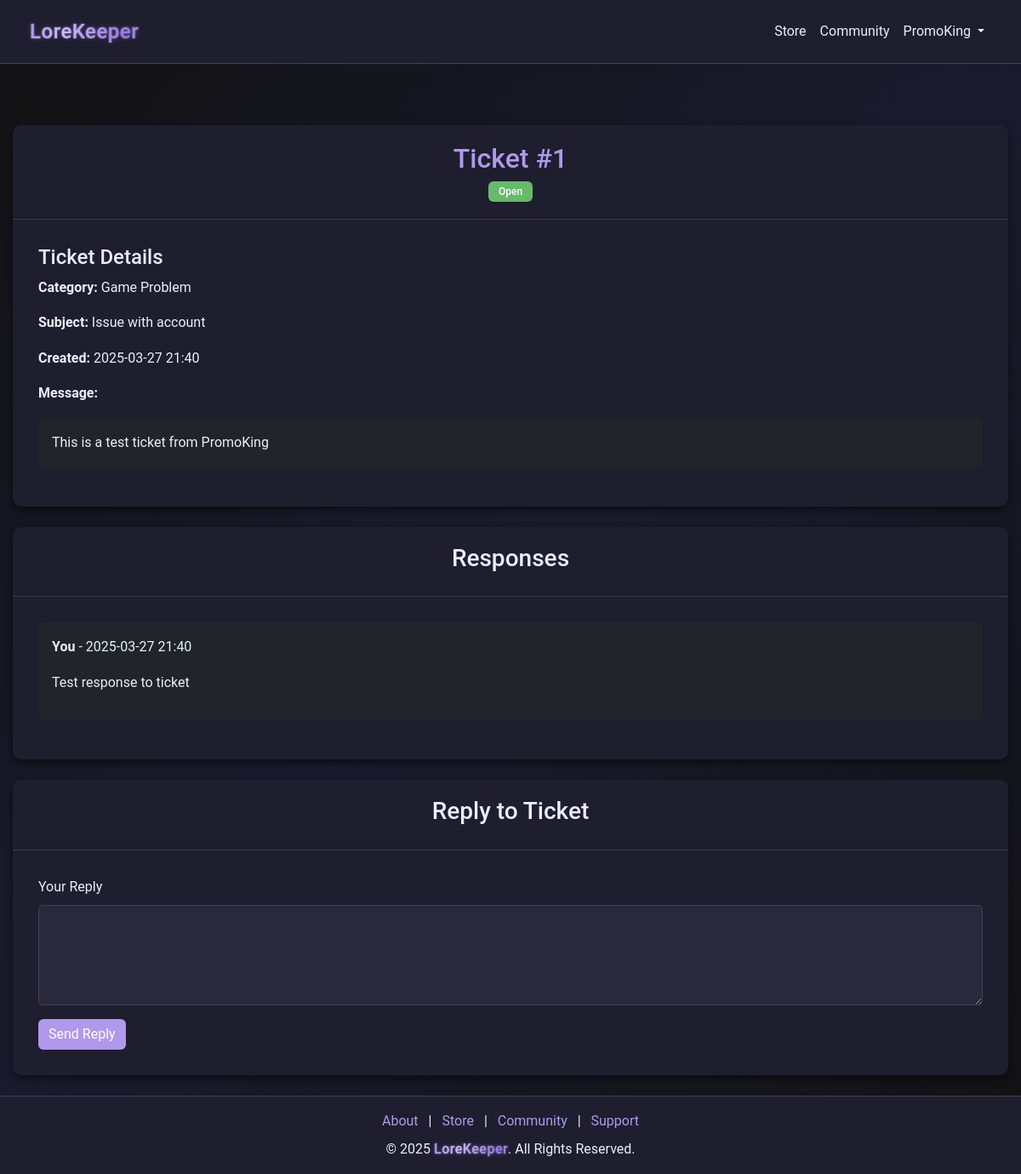
/support/reply_ticket/1 (signed in), run on an earlier commit of the app's database.
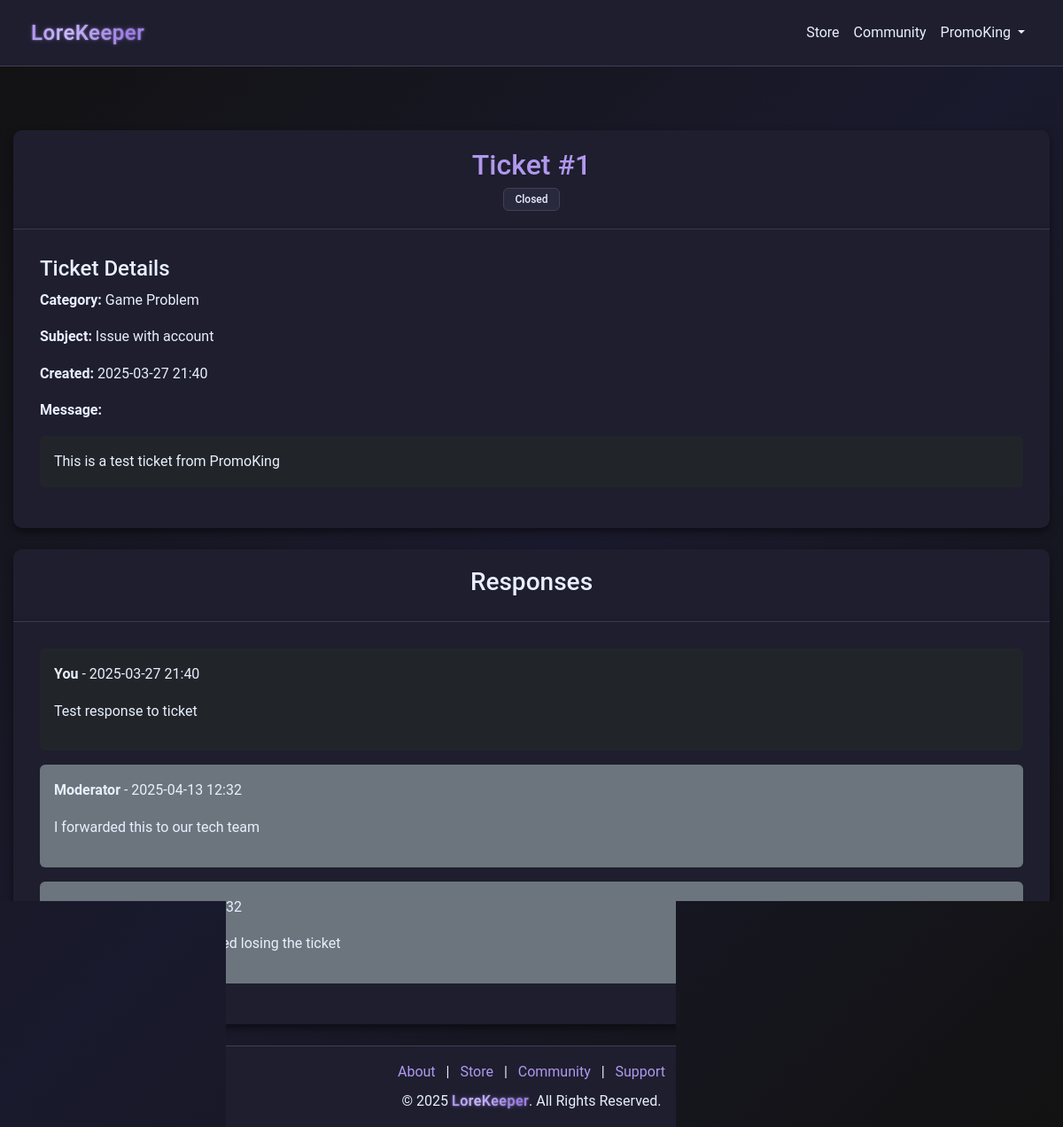
And on a later commit of the database.
### models.py (models this page shows)
class SupportTicket(db.Model):
    __tablename__ = "support_tickets"
    id = db.Column(db.Integer, primary_key=True)
    user_id = db.Column(db.Integer, db.ForeignKey("users.id"), nullable=False)
    category = db.Column(db.String(100), nullable=False)
    subject = db.Column(db.String(100), nullable=False)
    message = db.Column(db.Text, nullable=False)
    status = db.Column(db.String(20), default="Open", index=True)
    created_at = db.Column(db.DateTime, default=datetime.utcnow)
    responses = db.relationship(
        "SupportTicketResponse",
        back_populates="ticket",
        lazy="dynamic",
        cascade="all, delete-orphan",
    )
    user = db.relationship("User", back_populates="tickets")

class SupportTicketResponse(db.Model):
    __tablename__ = "support_ticket_responses"
    id = db.Column(db.Integer, primary_key=True)
    ticket_id = db.Column(
        db.Integer, db.ForeignKey("support_tickets.id"), nullable=False
    )
    responder_id = db.Column(db.Integer, db.ForeignKey("users.id"), nullable=False)
    response = db.Column(db.Text, nullable=False)
    created_at = db.Column(db.DateTime, default=datetime.utcnow)
    is_user = db.Column(db.Boolean, default=False)
    ticket = db.relationship("SupportTicket", back_populates="responses")
    responder = db.relationship("User", back_populates="responses")

### app.py (the view, shortened to what this page needs)
@app.route("/support/reply_ticket/<int:ticket_id>", methods=["GET", "POST"])
def user_reply_ticket(ticket_id):
    if not session.get("user_id"):
        flash("Please log in to reply to a support ticket", "warning")
        return redirect(url_for("login"))
    ticket = SupportTicket.query.get_or_404(ticket_id)
    if ticket.user_id != session.get("user_id"):
        flash("You don't have permission to view this ticket", "danger")
        return redirect(url_for("support"))
    responses = ticket.responses.all()
    return render_template("user_reply_ticket.html", ticket=ticket, responses=responses)

### app.py (called while the page is built)
@app.after_request
def add_header(response):
    response.headers["Cache-Control"] = "no-store"
    return response

@app.before_request
def before_request():
    try:
        if session.get("user_id"):
            session.permanent = True
        else:
            getCookie()
    except Exception:
        session.clear()

### templates/user_reply_ticket.html
{% extends "nav_footer_template.html" %} {% block content %}
<div class="container mt-5">
  <div class="card mb-4">
    <div class="card-header">
      <h2>Ticket #{{ ticket.id }}</h2>
      <span
        class="badge {% if ticket.status == 'Open' %}bg-success{% else %}bg-secondary{% endif %}"
      >
        {{ ticket.status }}
      </span>
    </div>
    <div class="card-body">
      <div class="row">
        <div class="col-md-12">
          <h4>Ticket Details</h4>
          <p><strong>Category:</strong> {{ ticket.category }}</p>
          <p><strong>Subject:</strong> {{ ticket.subject }}</p>
          <p>
            <strong>Created:</strong> {{ ticket.created_at.strftime('%Y-%m-%d
            %H:%M') }}
          </p>
          <p><strong>Message:</strong></p>
          <div class="p-3 bg-dark rounded mb-3">{{ ticket.message }}</div>
        </div>
      </div>
    </div>
  </div>
  {% if ticket.responses %}
  <div class="card mb-4">
    <div class="card-header">
      <h3>Responses</h3>
    </div>
    <div class="card-body">
      {% for response in ticket.responses %}
      <div
        class="mb-3 p-3 {% if response.is_user %}bg-dark{% else %}bg-secondary{% endif %} rounded"
      >
        <p>
          <strong>{{ 'You' if response.is_user else 'Moderator' }}</strong> - {{
          response.created_at.strftime('%Y-%m-%d %H:%M') }}
        </p>
        <p>{{ response.response }}</p>
      </div>
      {% endfor %}
    </div>
  </div>
  {% endif %}
  {% if ticket.status != 'Closed' %}
  <div class="card mb-4">
    <div class="card-header">
      <h3>Reply to Ticket</h3>
    </div>
    <div class="card-body">
      <form
        method="POST"
        action="{{ url_for('user_reply_ticket', ticket_id=ticket.id) }}"
      >
        <div class="mb-3">
          <label for="response" class="form-label">Your Reply</label>
          <textarea
            class="form-control"
            id="response"
            name="response"
            rows="4"
            required
          ></textarea>
        </div>
        <button type="submit" class="btn btn-primary">Send Reply</button>
      </form>
    </div>
  </div>
  {% endif %}
</div>
{% endblock %}

### templates/nav_footer_template.html (shortened to what this page needs)
<!doctype html>
<html lang="en">
  <head>
    <link
      href="https://cdn.jsdelivr.net/npm/bootstrap@5.3.0-alpha3/dist/css/bootstrap.min.css"
      rel="stylesheet"
    />
    <link
      rel="stylesheet"
      href="https://cdnjs.cloudflare.com/ajax/libs/font-awesome/6.0.0/css/all.min.css"
    />
    <link
      href="{{ url_for('static', filename='css/style.css') }}"
      rel="stylesheet"
    />
  </head>
  <body>
    <nav class="navbar navbar-expand-lg navbar-dark">
      <div class="container">
        <a class="navbar-brand glow" href="/">LoreKeeper</a>
        <div class="collapse navbar-collapse" id="navbarNav">
          <ul class="navbar-nav ms-auto">
            <li class="nav-item">
              <a
                class="nav-link {{ 'active' if request.path == '/store' }}"
                href="/store"
                >Store</a
              >
            </li>
            <li class="nav-item">
              <a
                class="nav-link {{ 'active' if request.path.startswith('/community') }}"
                href="/community"
                >Community</a
              >
            </li>
            {% if session.get('user_id') %}
            <li class="nav-item dropdown">
              <a
                class="nav-link dropdown-toggle"
                href="#"
                role="button"
                data-bs-toggle="dropdown"
              >
                {{ session['username'] }}
              </a>
            </li>
            {% endif %}
          </ul>
        </div>
      </div>
    </nav>
    <div class="content-wrapper">{% block content %}{% endblock %}</div>
    <footer class="text-center text-light py-3">
      <div class="container">
        <div class="footer-links mb-2">
          <a href="/about" class="mx-2">About</a> |
          <a href="/store" class="mx-2">Store</a> |
          <a href="/community" class="mx-2">Community</a> |
          <a href="/support" class="mx-2">Support</a>
        </div>
        <p class="mb-0">
          © 2025 <span class="glow">LoreKeeper</span>. All Rights Reserved.
        </p>
      </div>
    </footer>
  </body>
</html>

What changed in the data, as far as the page shows it:
changed SupportTicket "Game Problem": status "Open" → "Closed"
added SupportTicketResponse: is_user "Moderator", created_at "2025-04-13 12:32", response "I forwarded this to our tech team"
added SupportTicketResponse: is_user "Moderator", created_at "2025-04-13 12:32", response "Your issue has been resolved losing the ticket"
Also different on the page:
text no longer shown: "Reply to Ticket Your Reply Send Reply"
